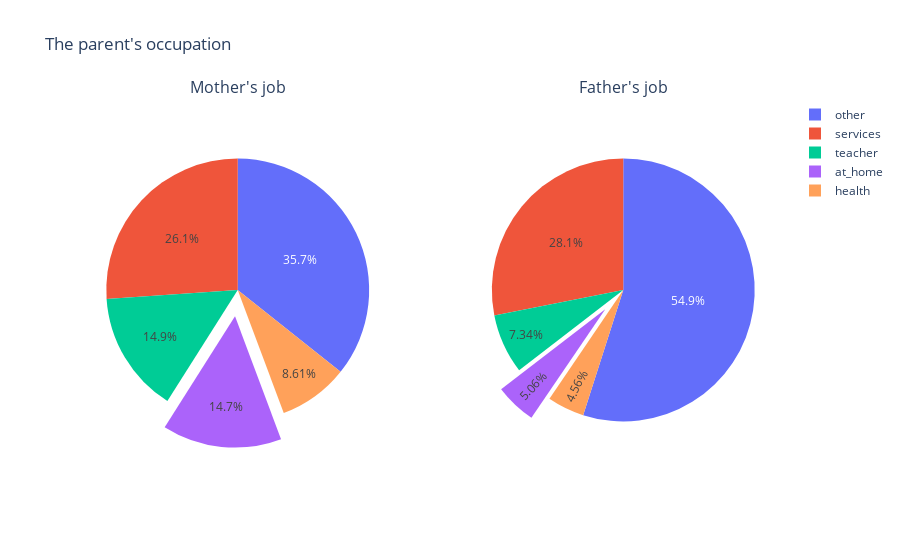

Notebook source saved alongside this figure:
### Code cell
# Data visualization- Create pie charts displaying the differences between student's father and mother job
from plotly.subplots import make_subplots
import plotly.graph_objects as go
mj=df['Mjob'].value_counts().reset_index()
mj
fj=df['Fjob'].value_counts().reset_index()
fj
labels = fj['index']

fig = make_subplots(1, 2, specs=[[{'type':'domain'}, {'type':'domain'}]],
                    subplot_titles=["Mother's job", "Father's job"])
fig.add_trace(go.Pie(labels=labels, values=mj['Mjob'], scalegroup='one',name="Mother",pull=[0, 0, 0,0.2, 0]), 1, 1)
fig.add_trace(go.Pie(labels=labels, values=fj['Fjob'], scalegroup='one',name="Father",pull=[0, 0, 0,0.2, 0]), 1, 2)

fig.update_layout(title_text="The parent's occupation")
fig.show()

### Figure 1 — Plotly figure (JSON) as saved in the notebook; plotly's stock layout.template omitted (floating-point values rounded to 4 significant figures)
{"data": [{"domain": {"x": [0, 0.45], "y": [0, 1]}, "labels": ["other", "services", "teacher", "at_home", "health"], "name": "Mother", "pull": [0, 0, 0, 0.2, 0], "scalegroup": "one", "type": "pie", "values": [141, 103, 59, 58, 34]}, {"domain": {"x": [0.55, 1], "y": [0, 1]}, "labels": ["other", "services", "teacher", "at_home", "health"], "name": "Father", "pull": [0, 0, 0, 0.2, 0], "scalegroup": "one", "type": "pie", "values": [217, 111, 29, 20, 18]}], "layout": {"annotations": [{"font": {"size": 16}, "showarrow": false, "text": "Mother's job", "x": 0.225, "xanchor": "center", "xref": "paper", "y": 1, "yanchor": "bottom", "yref": "paper"}, {"font": {"size": 16}, "showarrow": false, "text": "Father's job", "x": 0.775, "xanchor": "center", "xref": "paper", "y": 1, "yanchor": "bottom", "yref": "paper"}], "title": {"text": "The parent's occupation"}}}
